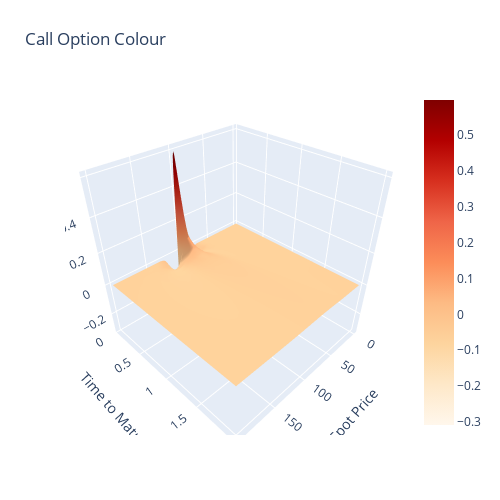

Notebook code cell kept with this figure:
### Code cell
#Figure 8
fig = go.Figure(data=[go.Surface(z=Cl, x=T, y=S, colorscale="OrRd")])
fig.update_layout(title='Call Option Colour', autosize=False,
                  width=500, height=500,
                  margin=dict(l=65, r=50, b=65, t=90),
                  scene=dict(xaxis_title="Spot Price",
                             yaxis_title="Time to Maturity",
                             zaxis_title="Colour"))
fig.show()

### Figure 1 — Plotly figure (JSON) as saved in the notebook; plotly's stock layout.template omitted (floating-point values rounded to 4 significant figures; data arrays with more than 128 entries replaced by an {"elided": "..."} marker saying what was removed)
{"data": [{"colorscale": [[0, "rgb(255,247,236)"], [0.125, "rgb(254,232,200)"], [0.25, "rgb(253,212,158)"], [0.375, "rgb(253,187,132)"], [0.5, "rgb(252,141,89)"], [0.625, "rgb(239,101,72)"], [0.75, "rgb(215,48,31)"], [0.875, "rgb(179,0,0)"], [1, "rgb(127,0,0)"]], "type": "surface", "x": {"elided": "20x200 int values"}, "y": {"elided": "20x200 float values"}, "z": {"elided": "20x200 float values"}}], "layout": {"autosize": false, "height": 500, "margin": {"b": 65, "l": 65, "r": 50, "t": 90}, "scene": {"xaxis": {"title": {"text": "Spot Price"}}, "yaxis": {"title": {"text": "Time to Maturity"}}, "zaxis": {"title": {"text": "Colour"}}}, "title": {"text": "Call Option Colour"}, "width": 500}}
